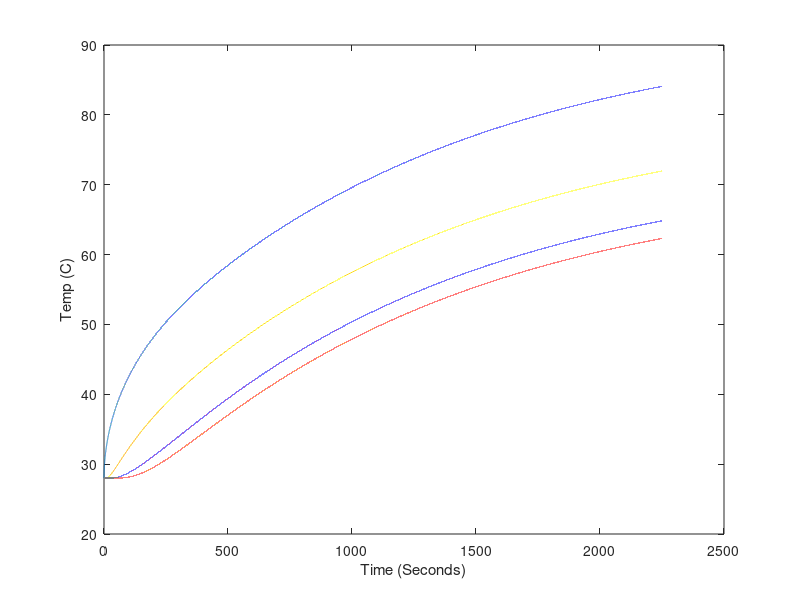

The MATLAB script that drew this image: (Note: this script raises an error after producing the figure.)
%Constants for fit
kc = 7.2; %Convection coefficient of horizontal Al rod (W/(m^2K))
k = 170; %Constant of conductivity of Al (W/(mK))
e = 0.3; %Emmisivity of sandblasted Al rod
Cp = 857; %Specific heat capacity of Al (J/(K kg))
loss = .75; %Fractional loss of power to environment

%Power
V = 15.1; %V, voltage into power resistor
I = 0.890; %A, current into power resistor
Ppower = V*I; %W
Pinl = Ppower*loss; %Power into the left side of the rod (W)

%Number of steps
Nx = 130; %Number of steps in length
Nt = 100000; %Number of steps in time
t0 = 0; %Start time (s)
tf = 2250; %End time (s)
x0 = 0; %Start length (m)
xf = 0.3; %End length (m)

%Constants
a = 0.011; %Radius of the rod (m)
SBc = 5.67e-8; %Stefan-Boltzmann constant (W/(m^2K^4))
Tamb = 273+28; %Ambient temperature (K)
rho = 2.7e3; %Density of Al (kg/m^3)

%Calculated numbers
dx = (xf - x0)/(Nx);
dt = (tf - t0)/(Nt);
dT_convec = @(Tx) (kc*2*(Tx-Tamb)*dt)/(Cp*rho*a); %Temperature change due to convection (K)
dT_rad = @(Tx) (e*SBc*2*(Tx.^4-Tamb^4)*dt)/(Cp*rho*a); %Temperature change due to radiation (K)
dT_convec_end = @(Tx) (kc*(Tx-Tamb)*dt)/(Cp*rho*dx);
dT_rad_end = @(Tx) (e*SBc*(Tx.^4-Tamb^4)*dt)/(Cp*rho*dx);
dT = @(P) (P * dt)/(Cp * pi*a^2*dx*rho); %Temperature change in chunk (K)

%==============
%= Simulation =
%==============

%Storage
T = zeros(Nx, Nt); %Array o temp over time, indices are (x,t)

%initial
T(:,1) = ones(Nx,1)*(273+28); %Set all temperatures to Tamb

for time = 1:Nt-1
    %power in to and conduction out of first slice
    T(1,time+1)=T(1,time)+dT(Pinl)+((k/(Cp*rho))*(T(2,time)-T(1,time))./dx^2)*dt;
    
    %temperature changes due to conduction along rod
    T(2:Nx-1,time+1)=T(2:Nx-1,time)+(k/(Cp*rho))*((T(3:Nx,time)-2*T(2:Nx-1,time)+T(1:Nx-2,time))./dx^2)*dt;
    T(Nx,time+1) = T(Nx,time)-((k/(Cp*rho))*(T(Nx,time)-T(Nx-1,time))./dx^2)*dt;
    
    %temperature changes due to loss in convection and radiation
    T(1:Nx,time+1)=T(1:Nx,time+1) - dT_convec(T(1:Nx,time+1)) - dT_rad(T(1:Nx,time+1));
    
    %convection and radiation at cold and hot end of rod
    T(Nx,time+1)=T(Nx,time+1) - dT_convec_end(T(Nx,time+1)) - dT_rad_end(T(Nx,time+1));
end


% Point trim for data (to allow for time it takes to heat power resistor)
notTrimmed = false; 
if notTrimmed
    l = length(T1);
    numTrim = 4;
    T1 = T1(numTrim:l);
    T2 = T2(numTrim:l);
    T3 = T3(numTrim:l);
    T4 = T4(numTrim:l);
    T5 = T5(numTrim:l);
    timeDATA = timeDATA(1:length(T1));
end

timeSim = linspace(0,tf,Nt);

% Plot of all points of rod simulation
% for position = 1:Nx
%     plot(timeSim,(T(position,:)-273));
%     hold on;
% end

plot(timeSim,(T(1,:)-273));
hold on;
plot(timeSim,(T(Nx,:)-273));
plot(timeSim,(T(floor(Nx/3),:)-273));
plot(timeSim,(T(floor(Nx*2/3),:)-273));

xlabel('Time (Seconds)');
ylabel('Temp (C)');

plot(timeDATA, T1, 'c', timeDATA, T2, 'y', timeDATA, T3, 'g', timeDATA, T4, 'r', timeDATA, T5, 'm')

% Calculate chai squared values
X1 = zeros(1,length(timeDATA));
X2 = zeros(1,length(timeDATA));
X3 = zeros(1,length(timeDATA));
X4 = zeros(1,length(timeDATA));
T = T-273;
for tindex = 1:length(timeDATA)
   % Getting correct indices
   tcur = timeDATA(tindex);
   tmp = abs(timeSim-tcur);
   [idx idx] = min(tmp); %index of closest value
   TData1 = T1(tindex);
   TSim1 = T(Nx,idx);
   X1(tindex) = (TData1-TSim1)^2;
   
   TData2 = T2(tindex);
   TSim2 = T(floor(Nx*2/3),idx);
   X2(tindex) = (TData2-TSim2)^2;
   
   TData3 = T3(tindex);
   TSim3 = T(floor(Nx/3),idx);
   X3(tindex) = (TData3-TSim3)^2;
   
   TData4 = T4(tindex);
   TSim4 = T(1,idx);
   X4(tindex) = (TData4-TSim4)^2;
end

Xsquare1 = sum(X1)/length(X1)
Xsquare2 = sum(X2)/length(X2)
Xsquare3 = sum(X3)/length(X3)
Xsquare4 = sum(X4)/length(X4)
XsquareTot = (Xsquare1^2 + Xsquare2^2 + Xsquare3^2 + Xsquare4^2)/4

hold off;
